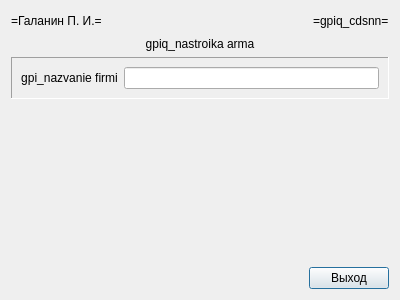
<?xml version="1.0" encoding="UTF-8"?>
<ui version="4.0">
 <class>gpiq_cdsnn</class>
 <widget class="QDialog" name="gpiq_cdsnn">
  <property name="windowModality">
   <enum>Qt::ApplicationModal</enum>
  </property>
  <property name="geometry">
   <rect>
    <x>0</x>
    <y>0</y>
    <width>400</width>
    <height>300</height>
   </rect>
  </property>
  <property name="windowTitle">
   <string>gpiq_cdsnn</string>
  </property>
  <layout class="QVBoxLayout" name="verticalLayout">
   <item>
    <layout class="QHBoxLayout" name="horizontalLayout">
     <item>
      <widget class="QLabel" name="gpiq_cdsnn_xxsma_l">
       <property name="text">
        <string>=Галанин П. И.=</string>
       </property>
      </widget>
     </item>
     <item>
      <spacer name="horizontalSpacer">
       <property name="orientation">
        <enum>Qt::Horizontal</enum>
       </property>
       <property name="sizeHint" stdset="0">
        <size>
         <width>40</width>
         <height>20</height>
        </size>
       </property>
      </spacer>
     </item>
     <item>
      <widget class="QLabel" name="gpiq_cdsnn_xxprg_l">
       <property name="text">
        <string>=gpiq_cdsnn=</string>
       </property>
      </widget>
     </item>
    </layout>
   </item>
   <item>
    <widget class="QLabel" name="gpiq_cdsnn_xxtitle_l">
     <property name="text">
      <string>gpiq_nastroika arma</string>
     </property>
     <property name="alignment">
      <set>Qt::AlignCenter</set>
     </property>
    </widget>
   </item>
   <item>
    <widget class="QFrame" name="gpiq_cdsnn_1_b">
     <property name="frameShape">
      <enum>QFrame::Panel</enum>
     </property>
     <property name="frameShadow">
      <enum>QFrame::Sunken</enum>
     </property>
     <property name="lineWidth">
      <number>1</number>
     </property>
     <property name="midLineWidth">
      <number>1</number>
     </property>
     <layout class="QFormLayout" name="formLayout">
      <item row="0" column="0">
       <widget class="QLabel" name="gpiq_cdsnn_firma_l">
        <property name="text">
         <string>gpi_nazvanie firmi</string>
        </property>
        <property name="alignment">
         <set>Qt::AlignCenter</set>
        </property>
       </widget>
      </item>
      <item row="0" column="1">
       <widget class="QLineEdit" name="gpiq_cdsnn_firma_e"/>
      </item>
     </layout>
    </widget>
   </item>
   <item>
    <spacer name="verticalSpacer_2">
     <property name="orientation">
      <enum>Qt::Vertical</enum>
     </property>
     <property name="sizeHint" stdset="0">
      <size>
       <width>20</width>
       <height>155</height>
      </size>
     </property>
    </spacer>
   </item>
   <item>
    <layout class="QHBoxLayout" name="horizontalLayout_2">
     <item>
      <spacer name="horizontalSpacer_2">
       <property name="orientation">
        <enum>Qt::Horizontal</enum>
       </property>
       <property name="sizeHint" stdset="0">
        <size>
         <width>40</width>
         <height>20</height>
        </size>
       </property>
      </spacer>
     </item>
     <item>
      <widget class="QPushButton" name="gpiq_cdsnn_exit_c">
       <property name="text">
        <string>Выход</string>
       </property>
      </widget>
     </item>
    </layout>
   </item>
  </layout>
 </widget>
 <resources/>
 <connections/>
</ui>
